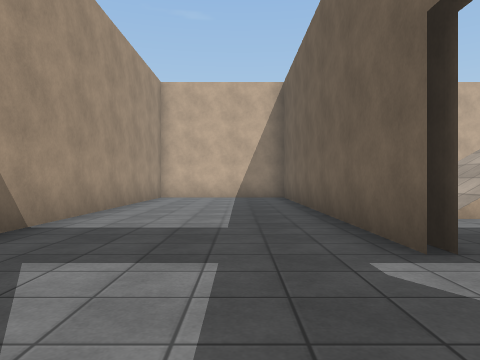
View 1 (above)

22 first-person views from a walk through a scene from a Unity 3-D project. The camera is 1.2 m above the floor, looks level and sees 70° across. The floor is counted in squares, 2 m on a side. Each view is taken from the middle of a square. On the plan, view 1 faces up. The plan holds only what a view shows up to about 10 squares ahead; the rest is blank. The place goes on beyond the plan. The player is left out. Door leaves are left out, so doorways stand open. Surface patterns are stand-ins for the level's own textures.

View 2
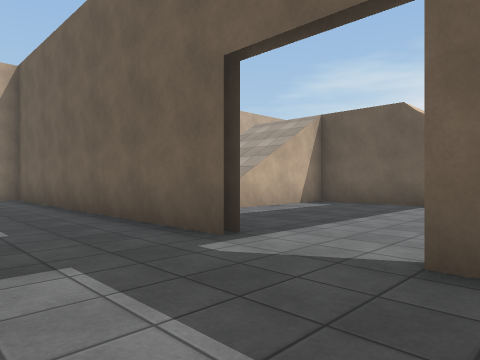

View 3
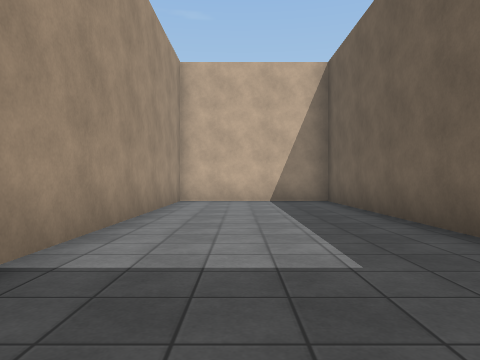

View 4
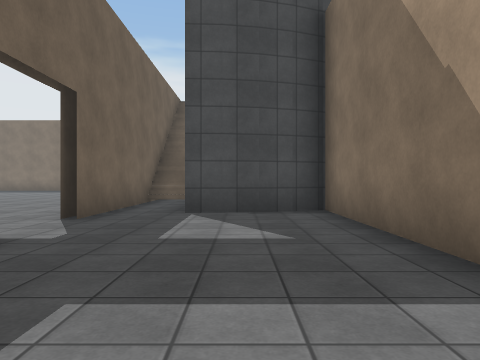

View 5
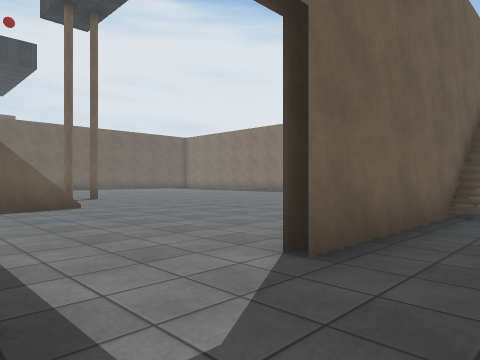

View 6
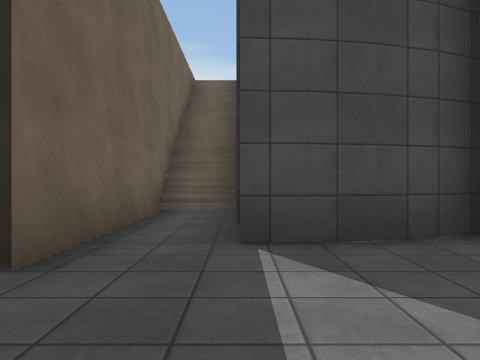

View 7
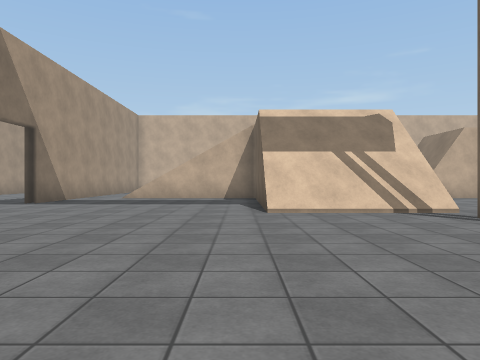

View 8
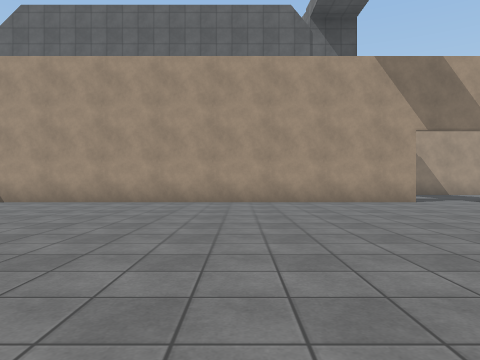

View 9
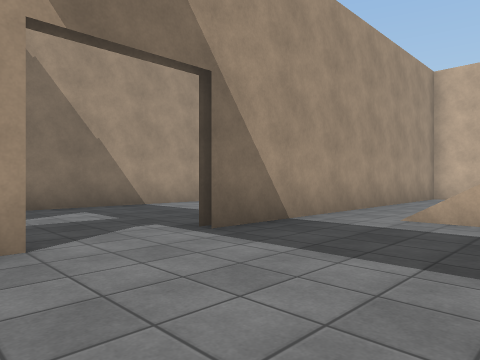

View 10
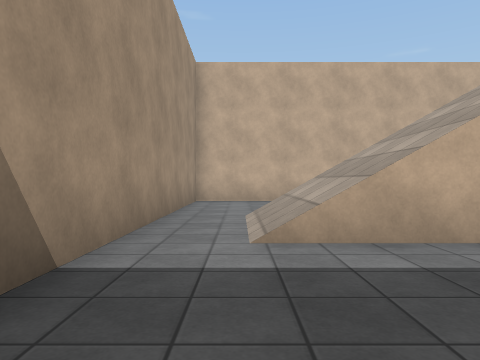

View 11
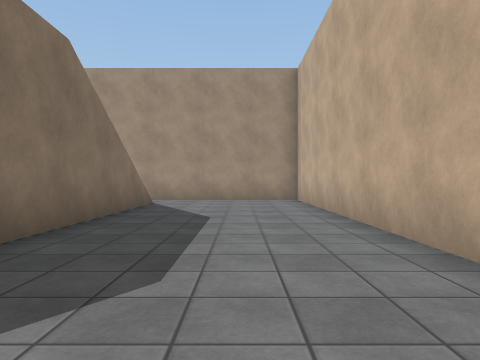

View 12
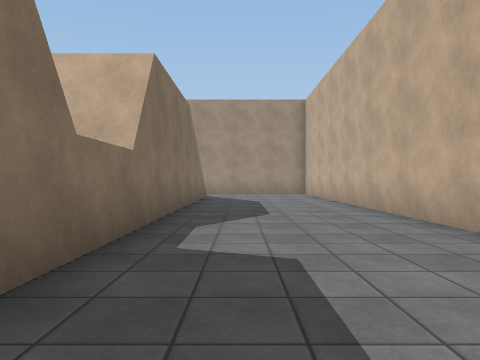

View 13
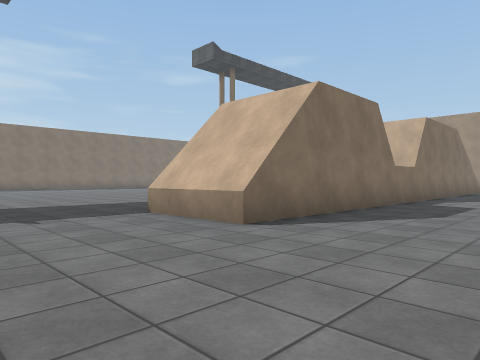

View 14
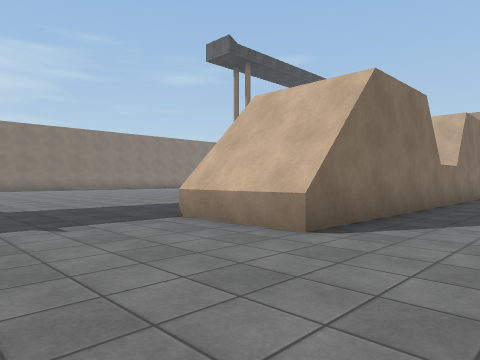

View 15
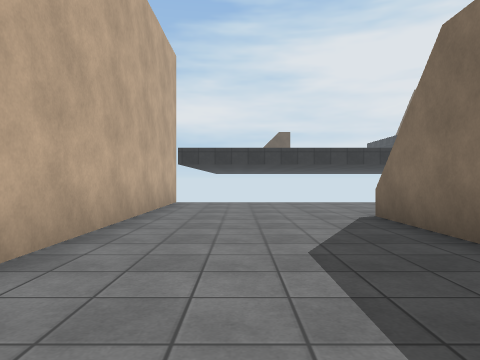

View 16
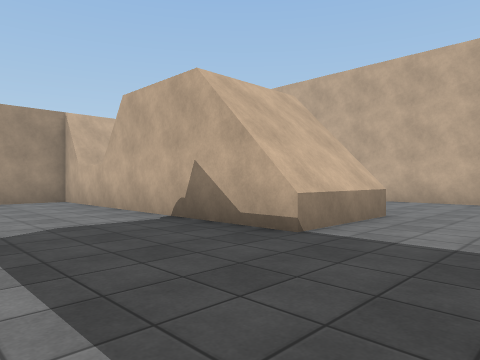

View 17
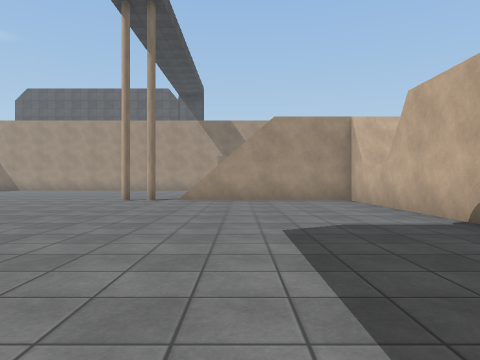

View 18
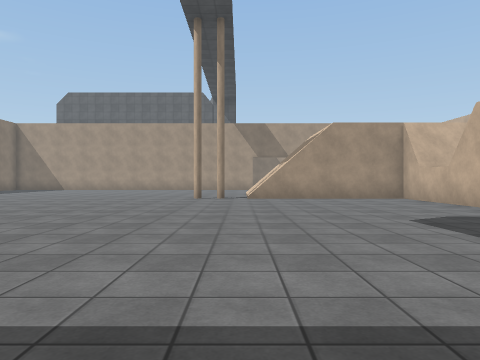

View 19
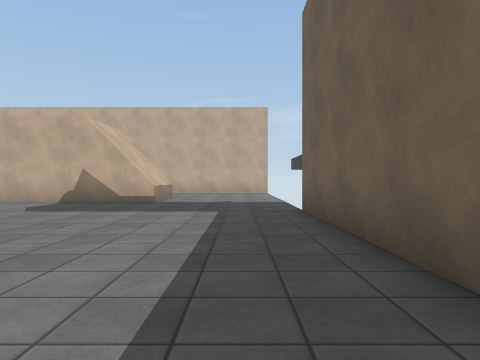

View 20
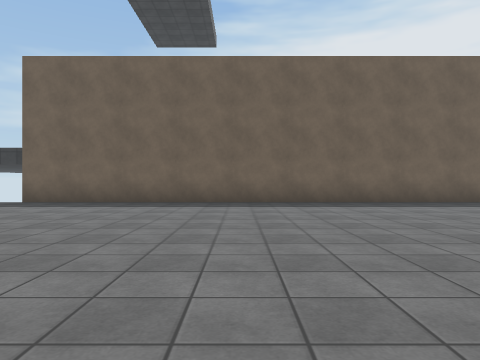

View 21
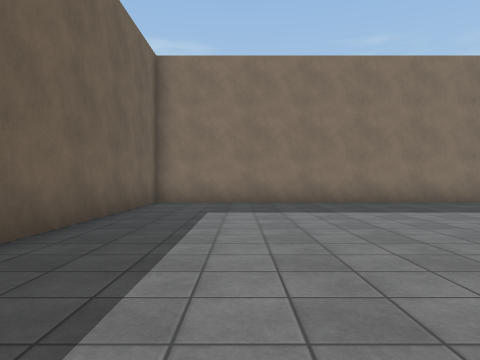

View 22
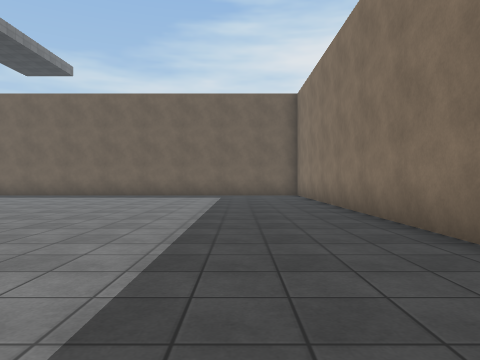

### Floor plan
Key: @ floor where view 1 was taken; # wall or solid block; x gap in a wall; . floor; / step, stairs or slope; D open door; = window, fence, low wall or low ledge; v drop or lower ground.
Columns run from 3 left of view 1 to 23 right of it. Each row starts with its distance up from view 1.
 12 ################   ######x
 11 #....#....................
 10 #....#....................
  9 #....#....................
  8 #....#/////////...........
  7 #....#/////   v#######....
  6 #....#/////   v#######....
  5 #....#/////   #...........
  4 #....#.....   ............
  3 #....#.....////...........
  2 #...DD.....////...........#
  1 #...DD.....///=...........#
  0 #..@.#.....////...........#
 -1 #/ /..........#...........#
 -2     ......................#
 -3    #//....................#
 -4    #//....................#
 -5    #//........ ...........#
 -6    #//.......  ...........#
 -7    #//.....      .........#
 -8      /....      ..........#
 -9      /..      ............#
-10      /.      .............#
-11             ..............#
-12              .............#
-13               ............#
-14                ############

Positions as (right, up) in squares from view 1, and headings:
1: (0, 0), facing up
2: (-1, 0), facing up-right
3: (-1, 2), facing up
4: (-1, 6), facing down
5: (0, 3), facing down-right
6: (0, 3), facing down
7: (7, -6), facing up
8: (11, -4), facing left
9: (5, 0), facing up-left
10: (3, 2), facing up
11: (12, 10), facing left
12: (16, 9), facing left
13: (22, 11), facing down-left
14: (22, 10), facing down-left
15: (13, 10), facing right
16: (21, 2), facing up-left
17: (21, 2), facing left
18: (22, 0), facing left
19: (21, -4), facing up
20: (13, -3), facing right
21: (20, -4), facing down
22: (9, -11), facing right
